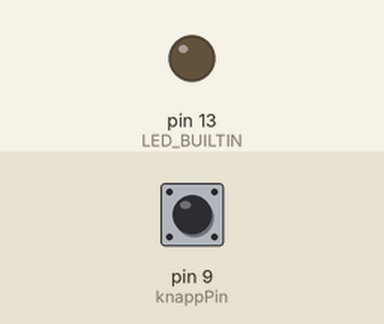
Simulated run of this sketch. Board: Arduino Uno, built with avr-gcc and run on an emulated ATmega328P. On the bench: output pins drawn as LEDs (lit = HIGH). The test bench sets the inputs (shaded band); at power-on: pin 9 (knappPin) HIGH.

Above: at 1.2 s.
1.3 s: pin 9 (knappPin) pulled LOW for 0.15 s
At 1.37 s:
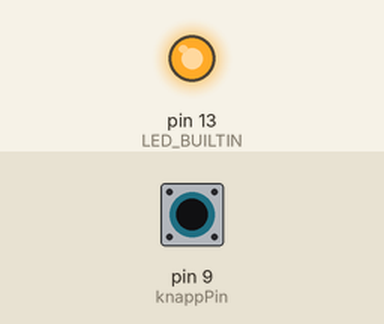
2.9 s: pin 9 (knappPin) pulled LOW for 3.2 s
At 7.3 s:
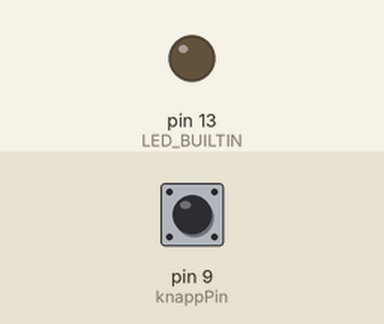
Timing chart, 0 to 8.8 s (numbered marks = the images above; inputs shaded):
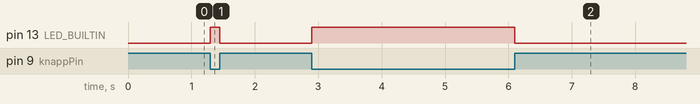

The sketch:

button.ino
```cpp
// Tryckknapp läses som digital input — Arduino-kursen, Träff 3
// När knappen trycks tänds den inbyggda LED:en på pin 13.
// Hårdvara: knappens ena ben → D9, andra benet → GND. Ingen extern resistor.
//           pinMode(..., INPUT_PULLUP) använder Arduinons inbyggda pullup.

const int knappPin = 9;

void setup() {
  pinMode(knappPin, INPUT_PULLUP);
  pinMode(LED_BUILTIN, OUTPUT);
}

void loop() {
  if (digitalRead(knappPin) == LOW) {
    // knappen tryckt (LOW eftersom INPUT_PULLUP — andra benet drar till GND)
    digitalWrite(LED_BUILTIN, HIGH);
  } else {
    digitalWrite(LED_BUILTIN, LOW);
  }
}
```

Measured:
- after the input at 1.3 s, pin 13 (LED_BUILTIN): LOW → HIGH at once, → LOW 0.15 s later
- after the input at 2.9 s, pin 13 (LED_BUILTIN): LOW → HIGH at once, → LOW 3.2 s later
